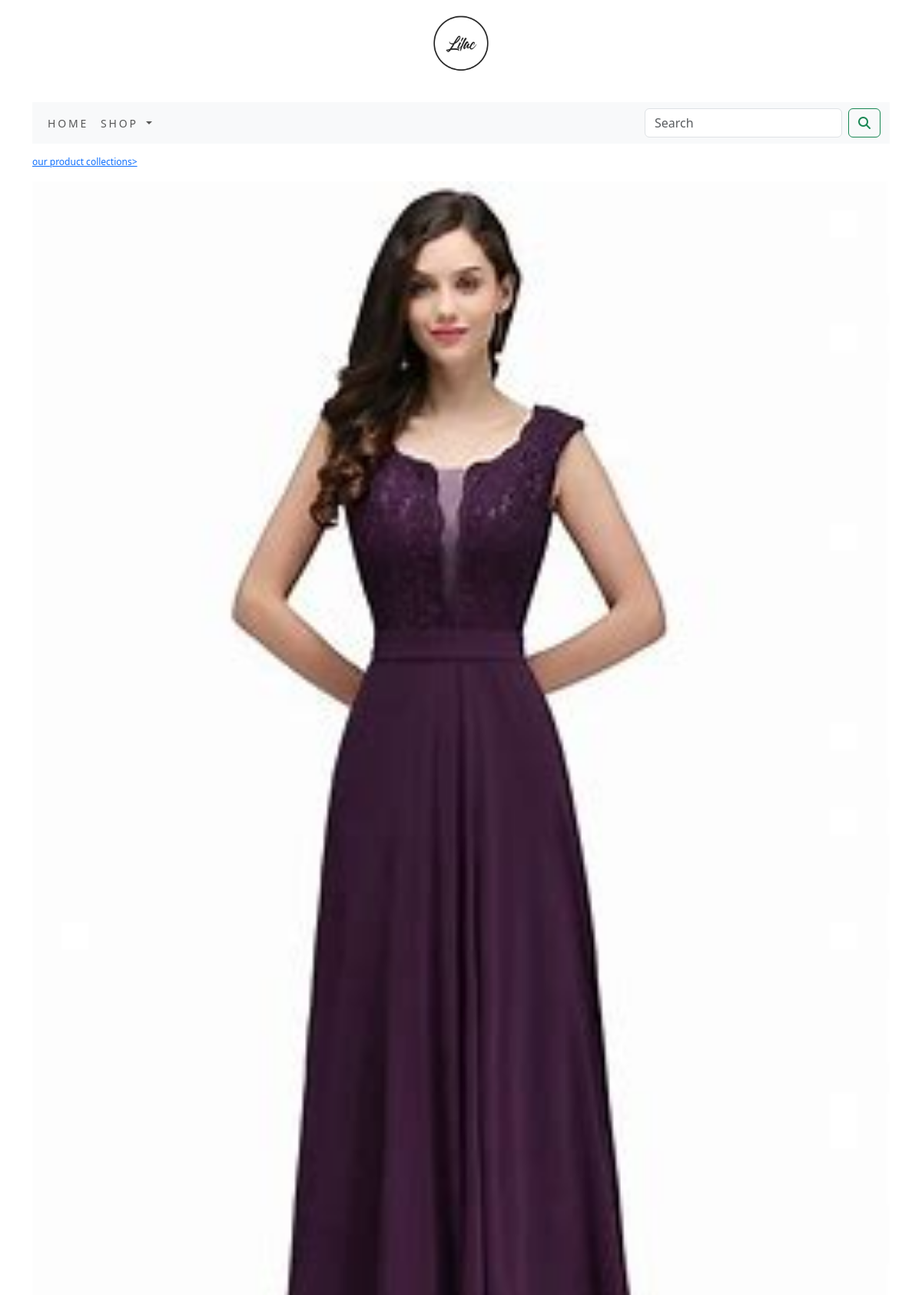
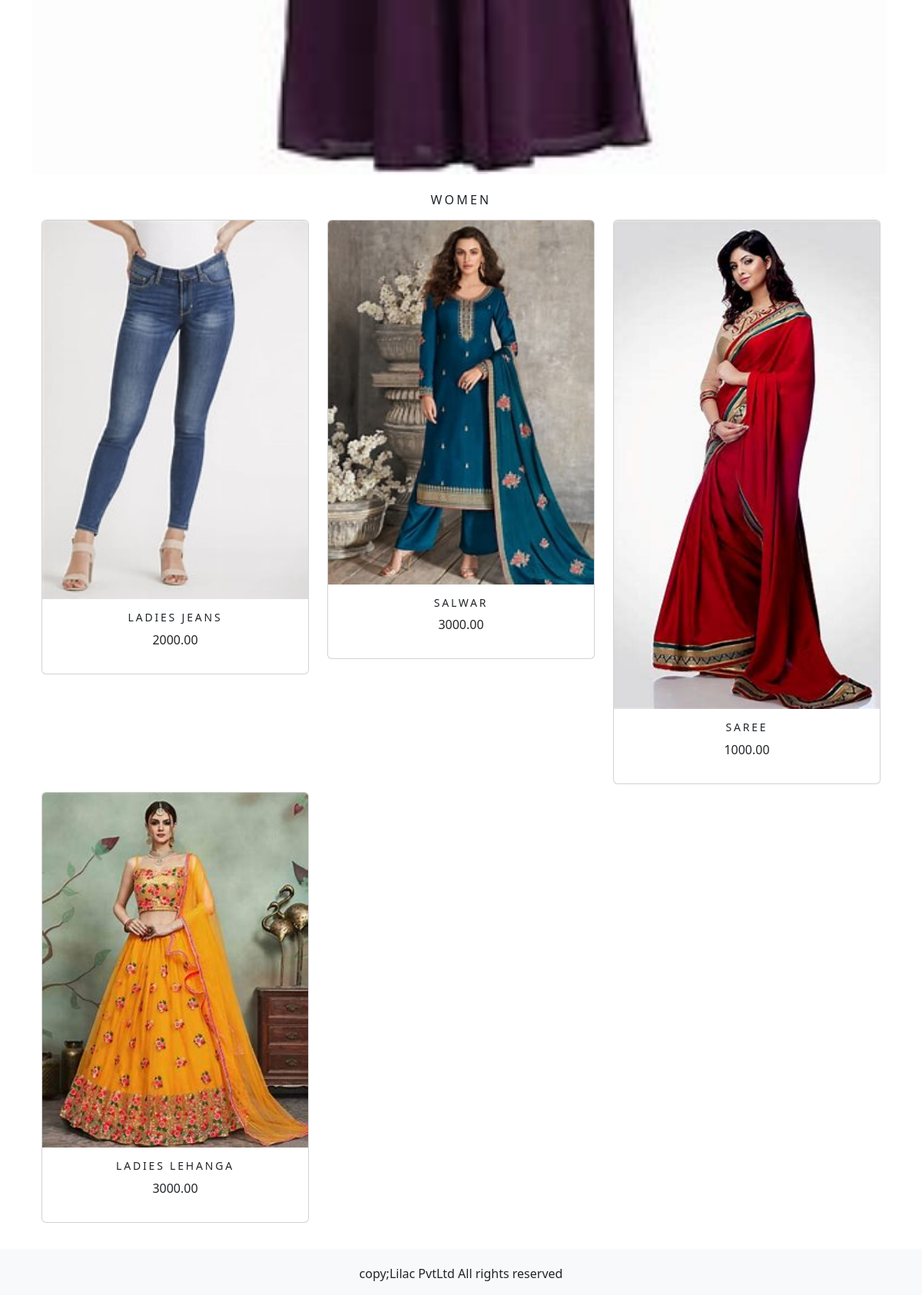
/shop/Women/, run on the app's committed database (2 pictures, top to bottom).
### shop/models.py (models this page shows, shortened)
class Category(models.Model):
    objects = None
    name = models.CharField(max_length=250, unique=True)
    slug = models.SlugField(max_length=250, unique=True)
    description = models.TextField(blank=True)
    image = models.ImageField(upload_to='category', blank=True)
    class Meta:
        ordering = ('name',)
        verbose_name = 'category'
        verbose_name_plural = 'categories'
    def get_url(self):
        return reverse('shop:products_by_category', args=[self.slug])

class Product(models.Model):
    objects = None
    name = models.CharField(max_length=250, unique=True)
    slug = models.SlugField(max_length=250, unique=True)
    description = models.TextField(blank=True)
    price = models.DecimalField(max_digits=10, decimal_places=2)
    category = models.ForeignKey(Category, on_delete=models.CASCADE)
    image = models.ImageField(upload_to='product', blank=True)
    stock = models.IntegerField()
    available = models.BooleanField(default=True)
    created = models.DateTimeField(auto_now_add=True)
    updated = models.DateTimeField(auto_now=True)
    def get_url(self):
        return reverse('shop:prodCattail', args=[self.category.slug,self.slug])
    class Meta:
        ordering = ('name',)
        verbose_name = 'product'
        verbose_name_plural = 'products'

### shop/views.py (the view)
# urls.py: path('', views.allProdCat, name='allProdCat'),
def allProdCat(request, c_slug=None):
    c_page = None
    products_list = None
    if c_slug is not None:
        c_page = get_object_or_404(Category, slug=c_slug)
        products_list = Product.objects.all().filter(category=c_page, available=True)
    else:
        products_list = Product.objects.all().filter(available=True)
    paginator = Paginator(products_list, 6)
    try:
        page = int(request.GET.get('page', '1'))
    except:
        page = 1
    try:
        products = paginator.page(page)
    except (EmptyPage, InvalidPage):
        products = paginator.page(paginator.num_pages)
    return render(request, "category.html", {'category': c_page, 'products': products})

### cart/context_processors.py (called while the page is built)
def counter(request):
    item_count = 0
    if 'admin' in request.path:
        return {}
    else:
        try:
            cart = Cart.objects.filter(cart_id=_cart_id(request))
            car_items = CartItem.objects.all().filter(cart=cart[:1])
            for cart_item in car_items:
                item_count += cart_item.quantity
        except Cart.DoesNotExist:
            item_count = 0
    return dict(item_count=item_count)

### cart/views.py (called while the page is built)
def _cart_id(request):
    cart = request.session.session_key
    if not cart:
        cart = request.session.create()
    return cart

### shop/context_processors.py (called while the page is built)
def menu_links(request):
    links = Category.objects.all()
    return dict(links=links)

### templates/category.html (shortened to what this page needs)
{% extends 'base.html' %}
{% load static %}
{% block content %}
{% if category %}
      <div>
          <div class="row my_row_class">
         <div class="mx_auto">
                 <p><a href="{% url 'shop:allProdCat' %}">our product collections></a></p>
         </div>
          </div>
      </div>
 {% endif %}
<div class="mx_auto">
   {% if category %}
     <img class="my_image" src="{{category.image.url}}" alt="{{category.name}}">
</div>
<br>
<div>
   <h1 class="text-center my_title">{{category.name}}</h1>
</div>
   {% endif %}
<div class="container" >
    <div class="row mx_auto">
        {% for product in products.object_list %}
        <div class="my_bottom_margin col-9 col-sm-12 col-md-4 xol-lg-4">
          <div class="card text-center" style="min-width:18rem;">
              <a href ="{{product.get_url}}"><img class="card-img-top my_image" src="{{product.image.url}}" alt="{{product.name}}"></a>
          <div class="card-body">
               <h4>{{product.name}}</h4>
               <p>{{product.price}}</p>
          </div>
          </div>
        </div>
        {% endfor %}
    </div>
    <br>
</div>
{% endblock %}

### static/css/custom.css (style rules this page uses)
.my_row_class { padding-top:15px; }
.my_row_class .mx_auto { color:#000; font-size:12px; }
.my_image { width:100%; height:auto; }
.my_title { font-size:16px; text-transform:uppercase; letter-spacing:.2em; }
.my_bottom_margin { margin-bottom:10px; }
.card-body h4 { font-size:14px; text-transform:uppercase; letter-spacing:.2em; }

### data on the page
Category: image (picture), name "WOMEN"
Product: image (picture), name "LADIES JEANS", price "2000.00"
Product: image (picture), name "SALWAR", price "3000.00"
Product: image (picture), name "SAREE", price "1000.00"
Product: image (picture), name "LADIES LEHANGA", price "3000.00"
